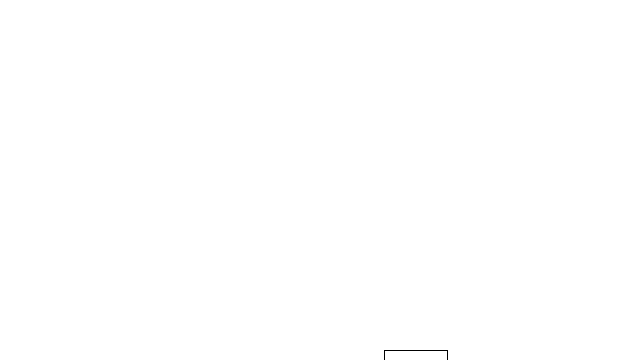
Frame 1 (no input)
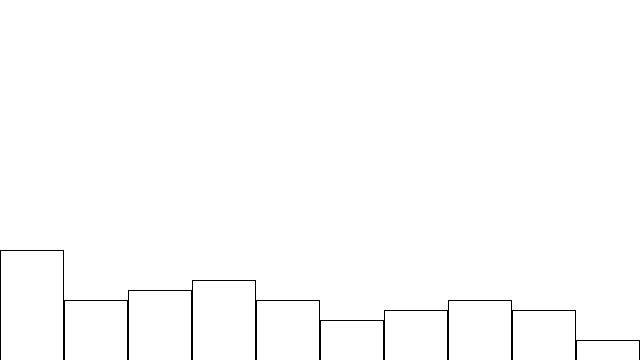
Frame 60 (the mouse pressed at the canvas centre just before this capture)
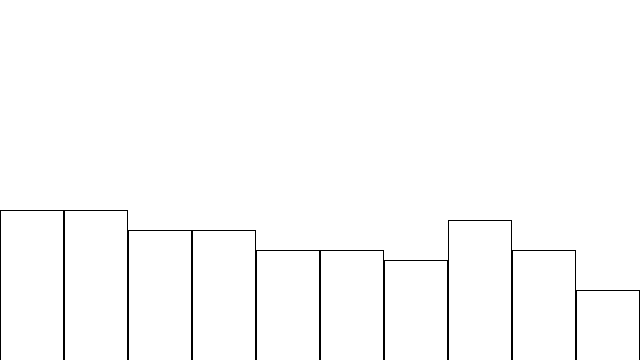
Frame 120 (the mouse held since frame 60 and released just before this capture)

The Processing sketch that drew these frames (run headless with seeded random() and noise(); from frame 60 on, the mouse is pressed at the canvas centre):

// Processing sketch: RandomDistribution
// ── RandomDistribution.pde
int[] randomCounts;
int total = 10;

void setup() {
  size(640, 360);
  randomCounts = new int[total];
  frameRate(10);
}
void draw() {
  background(255);
  int index = floor(random(total));
  randomCounts[index] += 10;

  for (int x = 0; x < randomCounts.length; x++) {
    // draw randomCounts[x]:
    rect(x * width / total,        // left edge
         height - randomCounts[x], // bottom edge
         width / total - 1,        // width
         randomCounts[x]           // height
    );
  }
}
